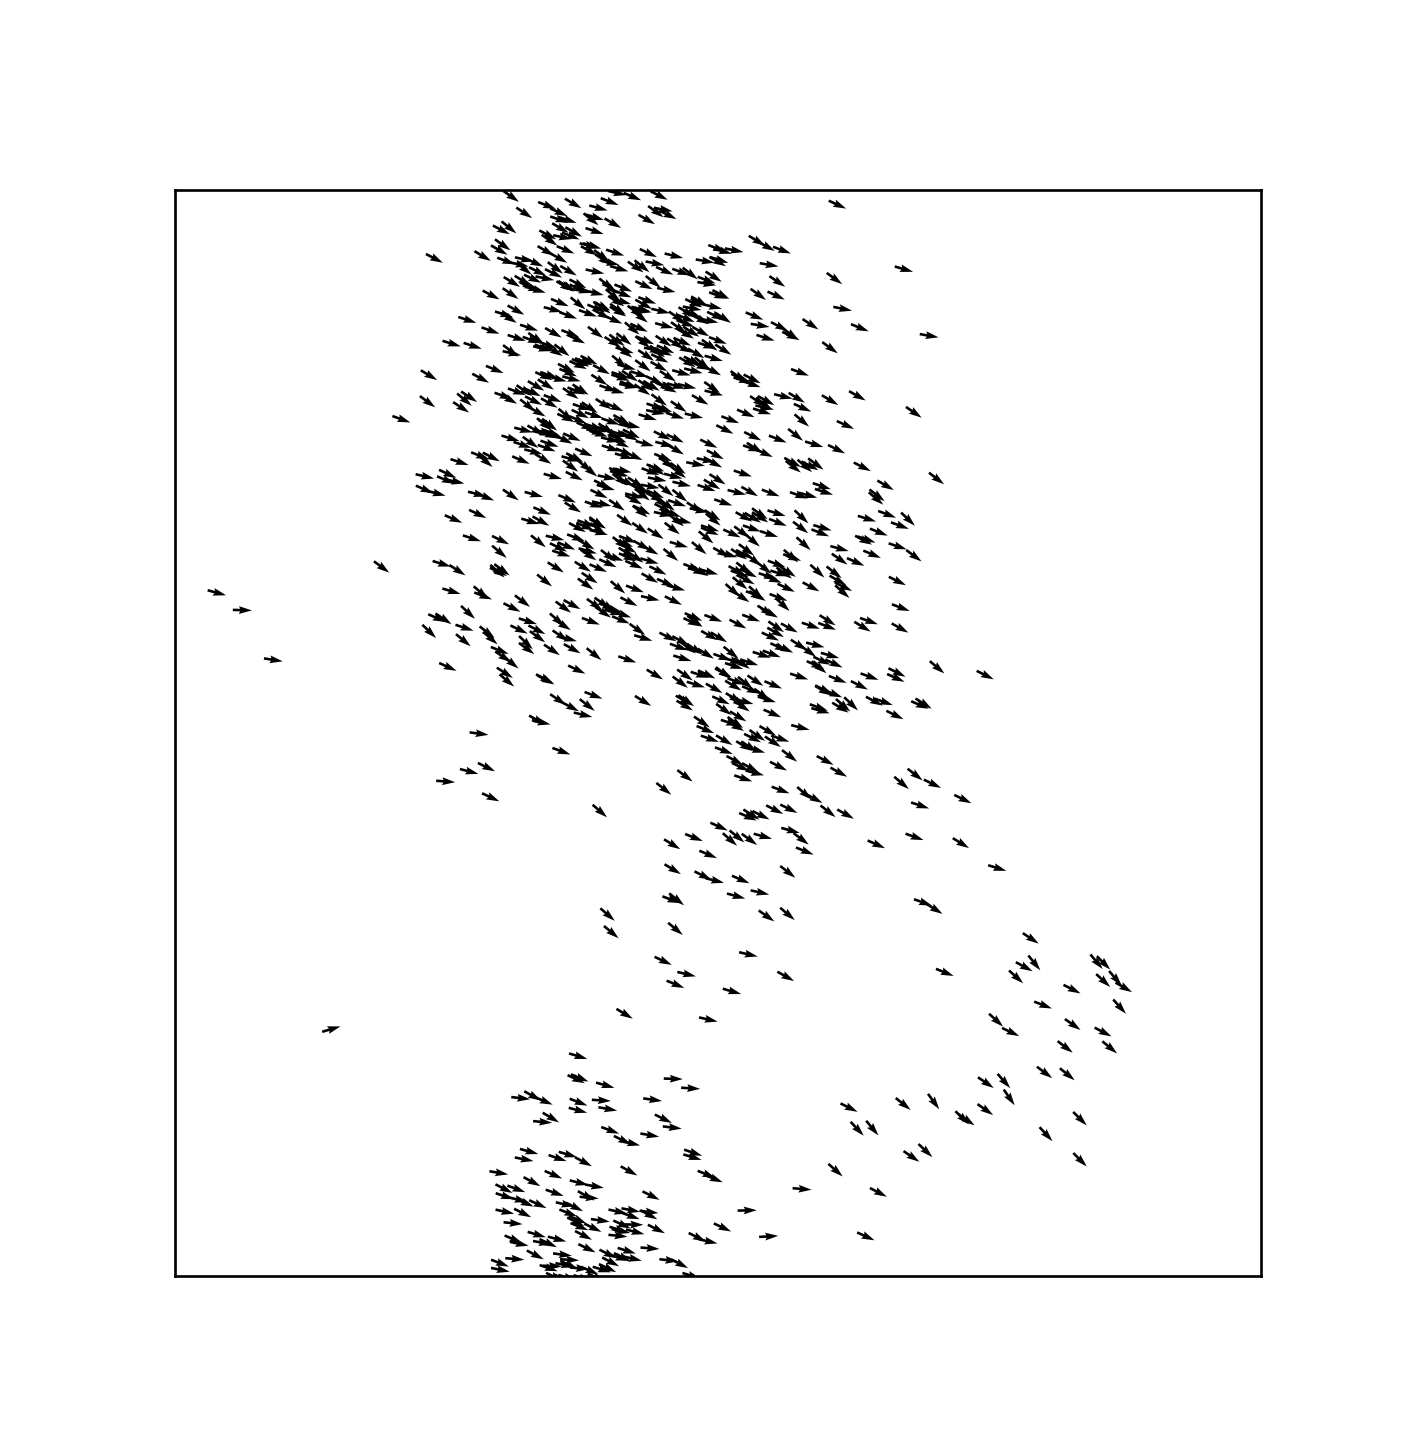

Write the Python code that produced this figure.
import numpy as np
import matplotlib.pyplot as plt

# Parameters (change to alter simulation)
v0      = 1.0       # initial velocity
eta     = 0.5       # random angle fluctuations (radians)
L       = 10        # size of box
R       = float(input('Enter interation radius (float less than 5): '))         # interation radius
dt      = 0.2       # time step
Nt      = 200       # numer of time steps 
N       = 1000      # number of simulated particles (birds)
real_time = True

np.random.seed(17)

x = np.random.rand(N, 1)*L
y = np.random.rand(N, 1)*L

theta = 2*np.pi*np.random.rand(N, 1)
v = np.array([v0*np.cos(theta), v0*np.sin(theta)])

fig = plt.figure(figsize=(5, 5), dpi=80)
ax = plt.gca()

for i in range(Nt):
    x += v[0]*dt
    y += v[1]*dt

    x %= L
    y %= L

    mean_theta = theta
    for b in range(N):
        neighbors = (x-x[b])**2+(y-y[b])**2 < R**2
        sx = np.sum(np.cos(theta[neighbors]))
        sy = np.sum(np.sin(theta[neighbors]))
        mean_theta[b] = np.arctan2(sy, sx)

    theta = mean_theta + eta*(np.random.rand(N, 1)-0.5)
    v = np.array([v0*np.cos(theta), v0*np.sin(theta)])

    if real_time: # or (i == Nt-1):
        plt.cla()
        plt.quiver(x, y, *v)
        ax.set(xlim=(0, L), ylim=(0, L))
        ax.set_aspect('equal')
        ax.get_xaxis().set_visible(False)
        ax.get_yaxis().set_visible(False)
        plt.pause(0.001)

plt.savefig('swarming.png', dpi=240)
plt.show()



